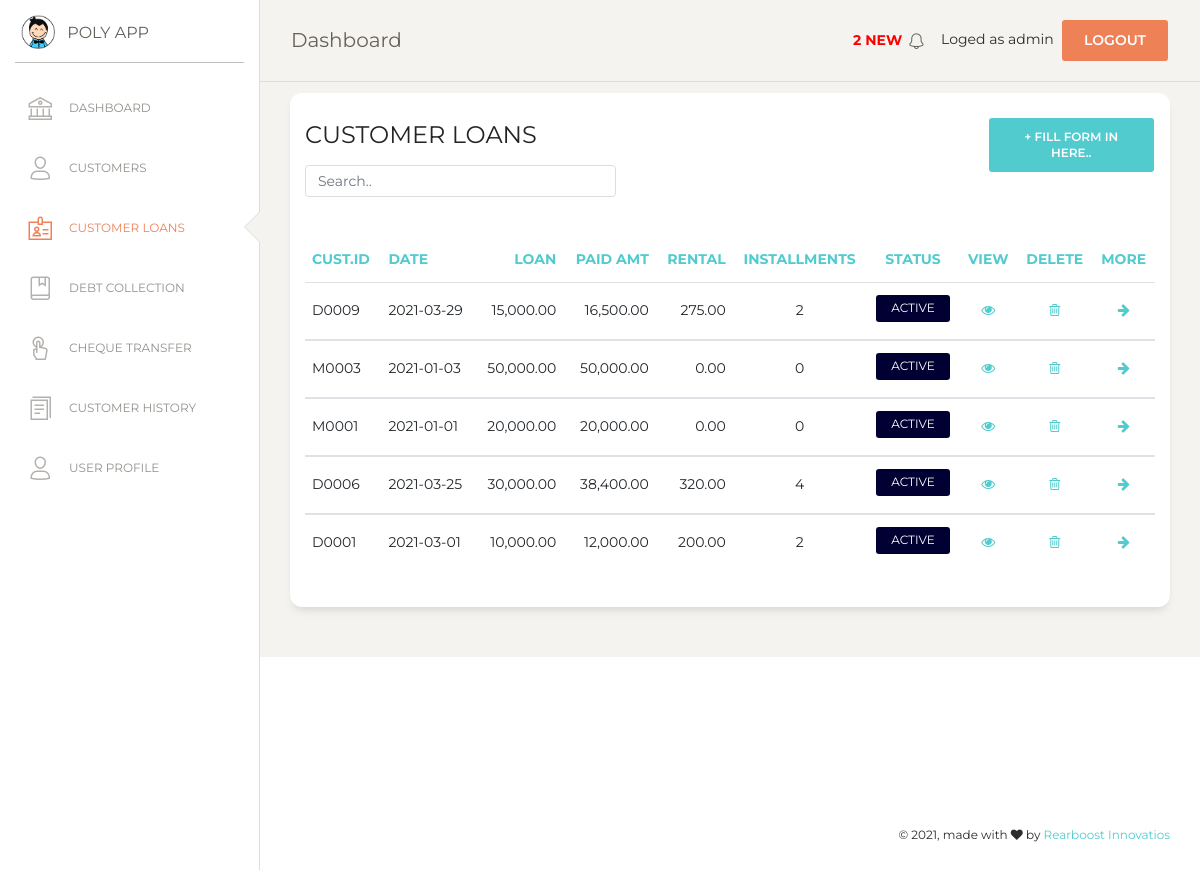
/customer_loan.php (signed in), run on an earlier commit of the app's database.
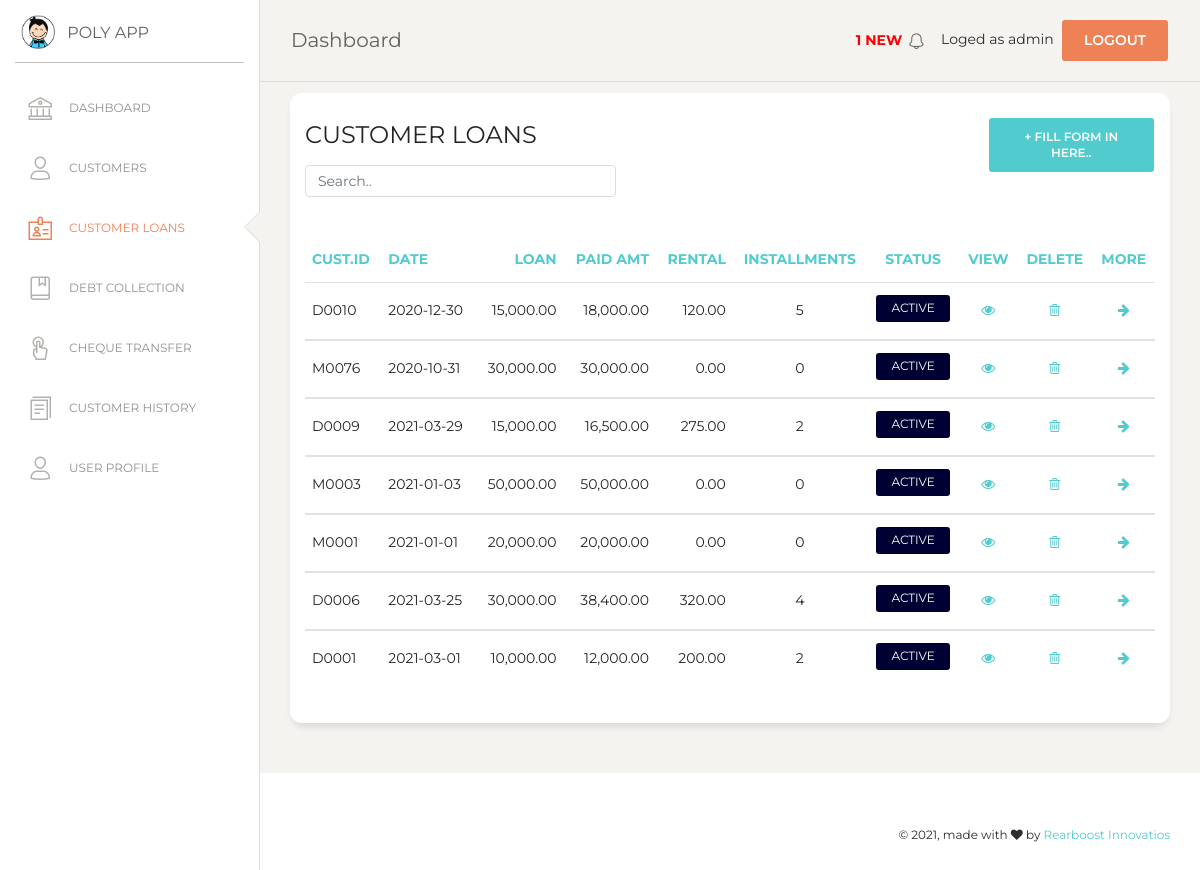
And on a later commit of the database.
### tables this page shows
CREATE TABLE `loan` (
  `loan_no` int(7) NOT NULL,
  `l_date` date NOT NULL,
  `amount` double(10,2) NOT NULL,
  `interest` int(5) NOT NULL,
  `l_method` varchar(25) NOT NULL,
  `total_amt` double(10,2) NOT NULL,
  `installment_value` double(10,2) NOT NULL,
  `no_of_installments` int(11) NOT NULL,
  `int_val` double(10,2) NOT NULL,
  `cust_id` varchar(10) NOT NULL,
  `i_date` varchar(30) NOT NULL,
  `l_status` tinyint(4) NOT NULL
);

### msg_show.php (called while the page is built, shortened)
<?php
$con = mysqli_connect(DB_HOSTNAME,DB_USERNAME,DB_PASSWORD);
mysqli_select_db($con,DB_NAME);
$sql=mysqli_query($con,"SELECT * FROM cheque WHERE (valid_date <= CURDATE() OR valid_date = date_add(curdate(),interval 1 day)) AND status ='NYC' ORDER BY valid_date ASC");
$numRows = mysqli_num_rows($sql);
?>

### customer_loan.php (the view, shortened to what this page needs)
<?php
include("msg_show.php");
if (!isset($_SESSION['loged_user'])) {
    header('location: login.php');
}else {
$con = mysqli_connect(DB_HOSTNAME,DB_USERNAME,DB_PASSWORD);
mysqli_select_db($con,DB_NAME);
?>
<!DOCTYPE html>
<html lang="en">
<?php  include('./include/head.php');   ?>
<body class="">
  <div class="wrapper ">
    <?php include("include/sidebar.php"); ?>
    <div class="main-panel">
      <?php include('include/nav.php');  ?>
      <div class="content">
      <div class="row">
          <div class="col-md-12">
            <div class="card">
              <div class="row">
              <div class="col-md-9">
              <div class="card-header">
                <h4 class="card-title"> CUSTOMER LOANS</h4>
                <input class="form-control myInput" id="myInput" type="text" placeholder="Search..">
              </div>
              </div>
              <div class="col-md-3">
                 <div class="card-header">
                    <button type="button" class="btn btn-primary add-btn" data-toggle="modal" data-target="#Form1">+ Fill Form in here..
                    </button>
                 </div>
              </div>
              </div>
              <div class="card-body">
              </div>
              <div class="card-body">
                <div class="table-responsive">
                  <table class="table" id="myTable">
                    <thead class="text-primary">
                      <th>                    cust.ID</th>
                      <th>                    Date</th>
                      <th class="text-right"> Loan</th>
                      <th class="text-right"> Paid amt</th>
                      <th class="text-right"> Rental</th>
                      <th class="text-center">installments</th>
                      <th class="text-center">Status</th>
                      <th class="text-center">View 				</th>
                      <th class="text-center">Delete 			</th>
                      <th class="text-center">More    </th>
                    </thead>
                    <tbody>
                      <?php
                      $sql=mysqli_query($con,"SELECT * FROM loan ORDER BY loan_no DESC");
                      $numRows = mysqli_num_rows($sql);
                      if($numRows > 0) {
                        while($row = mysqli_fetch_assoc($sql)) {
                          ?>
                          <tr>
                            <td> <?php echo $row['cust_id'] ?> </td>
                            <td> <?php echo $row['l_date'] ?>  </td>
                            <td class="text-right">
                              <?php echo number_format($row['amount'],2,'.',',') ?>
                            </td>
                            <td class="text-right">
                              <?php echo number_format($row['total_amt'],2,'.',',') ?>
                            </td>
                            <td class="text-right">
                              <?php echo number_format($row['installment_value'],2,'.',',')?>
                            </td>
                            <td class="text-center">
                              <?php  echo $row['no_of_installments'] ?>
                            </td>
                            <td class="text-center">
                              <?php
                              if($row['l_status']==1){
                              echo '<label class="btn-sm" style="background-color:#000033; border: 0px; color: #ffffff; font-size: 12px; padding-top: 4px;">'."ACTIVE".'</label>';
                              }else{
                              echo '<label class="btn-sm" style="background-color:#990000; border: 0px; color: #ffffff; font-size: 12px; padding-top: 4px;">'."CLOSED".'</label>';
                              }
                              ?>
                            </td>
                            <td class="text-center">
                              <a href="#" onclick="editView(<?php echo $row['loan_no']; ?>)" name="edit">
                              <i class="fa fa-eye" aria-hidden="true"></i></a>
                            </td>
                            <td class="text-center">
                              <a href="#" onclick="confirmation('event','<?php echo $row['loan_no']; ?>')"  name="delete">
                              <i class="fa fa-trash-o" aria-hidden="true"></i></a>
                            </td>
                            <td class="text-center">
                              <a href="#" onclick="info(<?php echo $row['loan_no']; ?>)" name="info" style="text-decoration: none;">
                              <i class="fa fa-arrow-right" aria-hidden="true"></i></a>
                            </td>
                          </tr>
                    </tbody>
                           <?php
                        }
                      }
                    ?>
                    </table>
                </div>
              </div>
              </div>
            </div>
          </div>
          </div>
        </div>
        </div>
       <?php include('include/footer.php');  ?>
</body>
</html>
<?php
}
?>

### include/head.php (shortened to what this page needs)
<head>
  <link href="https://maxcdn.bootstrapcdn.com/font-awesome/latest/css/font-awesome.min.css" rel="stylesheet">
  <link href="assets/css/bootstrap.min.css" rel="stylesheet" />
  <link href="assets/css/paper-dashboard.css?v=2.0.1" rel="stylesheet" />
  <link href="assets/demo/demo.css" rel="stylesheet" />
  <link rel="stylesheet" type="text/css" href="assets/css/jquery.dataTables.css">
</head>

### include/sidebar.php (shortened to what this page needs)
<div class="sidebar" data-color="white" data-active-color="danger">
  <div class="logo">
    <a href="#" class="simple-text logo-mini">
      <div class="logo-image-small">
        <img src="assets/img/logo-small.png">
      </div>
    </a>
    <a href="#" class="simple-text logo-normal">
      POLY APP
    </a>
  </div>
  <div class="sidebar-wrapper">
    <ul class="nav">
      <li
        <?php if (basename($_SERVER['PHP_SELF'])=='index.php')
        {
         echo 'class="active"';
        } else
        {
         echo 'class=""';
        }
        ?>
        >
        <a href="index">
          <i class="nc-icon nc-bank"></i>
          <p>DASHBOARD</p>
        </a>
      </li>
      <li
        <?php if (basename($_SERVER['PHP_SELF'])=='customer.php')
        {
         echo 'class="active"';
        } else
        {
         echo 'class=""';
        }
        ?>
        >
        <a href="customer">
          <i class="nc-icon nc-single-02"></i>
          <p>CUSTOMERS</p>
        </a>
      </li>
      <li
        <?php if (basename($_SERVER['PHP_SELF'])=='customer_loan.php')
        {
         echo 'class="active"';
        } else
        {
         echo 'class=""';
        }
        ?>
        >
        <a href="customer_loan">
          <i class="nc-icon nc-badge"></i>
          <p>CUSTOMER LOANS</p>
        </a>
      </li>
      <li
        <?php if (basename($_SERVER['PHP_SELF'])=='debt_collection.php')
        {
         echo 'class="active"';
        } else
        {
         echo 'class=""';
        }
        ?>
        >
        <a href="debt_collection">
          <i class="nc-icon nc-book-bookmark"></i>
          <p>DEBT COLLECTION</p>
        </a>
      </li>
       <li
        <?php
         if (basename($_SERVER['PHP_SELF'])=='cheque_transfer.php')
         {
          echo 'class="active"';
         } else
         {
          echo 'class=""';
         }
        ?>
        >
        <a href="cheque_transfer">
          <i class="nc-icon nc-tap-01"></i>
          <p>CHEQUE TRANSFER</p>
        </a>
      </li>
      <li
        <?php if (basename($_SERVER['PHP_SELF'])=='report.php')
        {
         echo 'class="active"';
        } else
        {
         echo 'class=""';
        }
        ?>
        >
        <a href="report">
          <i class="nc-icon nc-single-copy-04"></i>
          <p>CUSTOMER HISTORY</p>
        </a>
      </li>
      <li
        <?php if (basename($_SERVER['PHP_SELF'])=='user.php')
        {
         echo 'class="active"';
        } else
        {
         echo 'class=""';
        }
        ?>
        >
        <a href="user">
          <i class="nc-icon nc-single-02"></i>
          <p>USER PROFILE</p>
        </a>
      </li>
    </ul>
  </div>
</div>

### include/nav.php (shortened to what this page needs)
<nav class="navbar navbar-expand-lg navbar-absolute fixed-top navbar-transparent">
    <div class="container-fluid">
        <div class="navbar-wrapper">
        <a class="navbar-brand" href="index">Dashboard</a>
        </div>
        <div class="collapse navbar-collapse justify-content-end" id="navigation">
        <ul class="navbar-nav">
            <li class="nav-item">
            <a class="nav-link" href="notification">
                <p style='color:red;'><b>
                <?php
                if($numRows>0){
                    echo " " . $numRows . " NEW ";
                }
                ?>
                </b></p>
                <i class="nc-icon nc-bell-55"></i>
            </a>
            </li>
            <li class="nav-item">
            Loged as <?php echo $_SESSION['loged_user'] ?>&nbsp;
            <a href="#" onclick="confirmationLogout(event)" class="btn btn-danger square-btn-adjust">Logout</a>
            </li>
        </ul>
        </div>
    </div>
</nav>

### include/footer.php (shortened to what this page needs)
 <footer class="footer footer-black  footer-white ">
    <div class="container-fluid">
        <div class="row">
        <div class="credits ml-auto">
            <span class="copyright">
            © , made with <i class="fa fa-heart heart"></i> by <a href="https://rearboost.com" target="_blank" rel="noopener noreferrer">Rearboost Innovatios</a>
            </span>
        </div>
        </div>
    </div>
</footer>

### assets/demo/demo.css (style rules this page uses)
.nav-link { padding-top: 17px !important; }
.add-btn { float: right !important; }
.myInput { width: 50% !important; }

What changed in the data, as far as the page shows it:
added loan: cust "D0010", l_date "2020-12-30", amount "15,000.00", total_amt "18,000.00", installment_value "120.00", no_of_installments "5", l_status "ACTIVE"
added loan: cust "M0076", l_date "2020-10-31", amount "30,000.00", total_amt "30,000.00", installment_value "0.00", no_of_installments "0", l_status "ACTIVE"
Also different on the page:
$numRows: "2" → "1"
